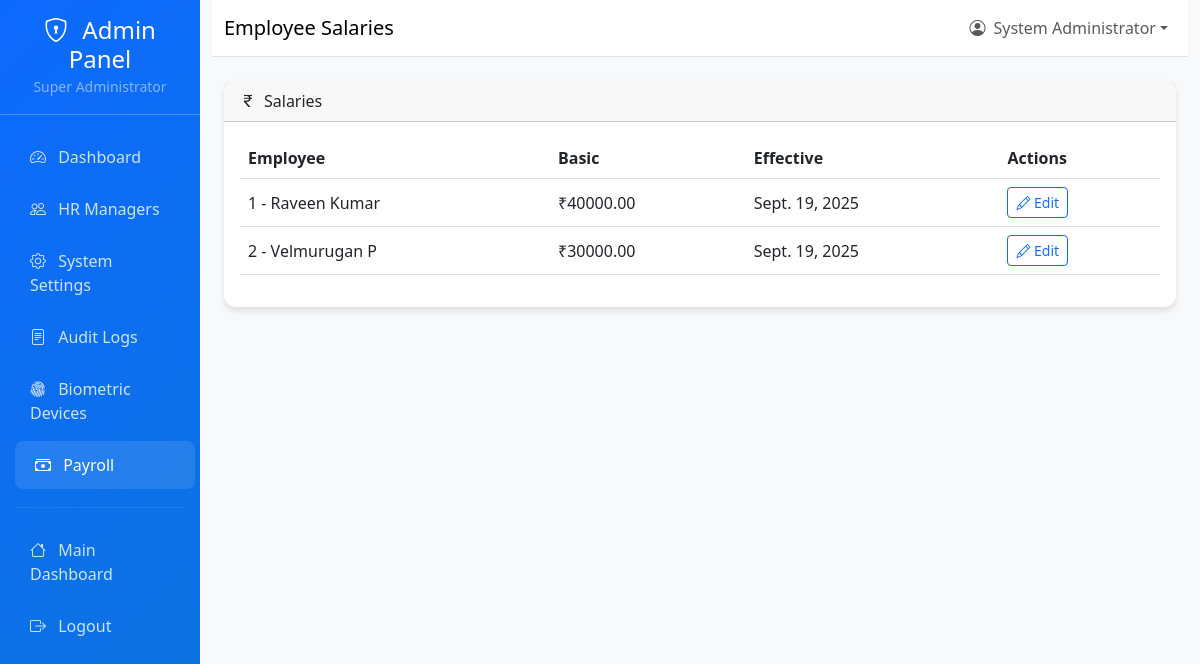
The page /payroll/salaries/ (signed in) on the database its author committed.
### accounts/models.py (models this page shows, shortened)
class User(AbstractUser):
    ROLE_CHOICES = [
        ('employee', 'Employee'),
        ('hr_manager', 'HR Manager'),
        ('super_admin', 'Super Administrator'),
    ]
    role = models.CharField(
        max_length=20,
        choices=ROLE_CHOICES,
        default='employee',
        help_text='User role determines access permissions'
    )
    company = models.ForeignKey(
        'core_hr.Company',
        on_delete=models.SET_NULL,
        null=True,
        blank=True,
        related_name='users',
        help_text='Company this user belongs to'
    )
    created_by = models.ForeignKey(
        'self',
        on_delete=models.SET_NULL,
        null=True,
        blank=True,
        related_name='created_users',
        help_text='User who created this account'
    )
    last_password_change = models.DateTimeField(
        default=timezone.now,
        help_text='Last time password was changed'
    )
    is_active = models.BooleanField(
        default=True,
        help_text='Designates whether this user should be treated as active.'
    )
    class Meta:
        db_table = 'auth_user'
        verbose_name = 'User'
        verbose_name_plural = 'Users'

### payroll/models.py (models this page shows, shortened)
class EmployeeSalary(models.Model):
    SALARY_STATUS_CHOICES = (
        ('pending', 'Pending'),
        ('approved', 'Approved'),
        ('rejected', 'Rejected'),
    )
    employee = models.ForeignKey(Employee, on_delete=models.CASCADE, related_name='salaries')
    basic_salary = models.DecimalField(max_digits=12, decimal_places=2)
    allowances = models.JSONField(default=dict, blank=True)
    effective_date = models.DateField(default=timezone.now)
    status = models.CharField(max_length=10, choices=SALARY_STATUS_CHOICES, default='pending')
    is_active = models.BooleanField(default=False)
    created_at = models.DateTimeField(auto_now_add=True)
    updated_at = models.DateTimeField(auto_now=True)
    created_by = models.ForeignKey(settings.AUTH_USER_MODEL, null=True, blank=True, on_delete=models.SET_NULL, related_name='+')
    updated_by = models.ForeignKey(settings.AUTH_USER_MODEL, null=True, blank=True, on_delete=models.SET_NULL, related_name='+')
    approved_by = models.ForeignKey(settings.AUTH_USER_MODEL, null=True, blank=True, on_delete=models.SET_NULL, related_name='approved_salaries')
    approved_at = models.DateTimeField(null=True, blank=True)
    class Meta:
        ordering = ['-effective_date']
        indexes = [
            models.Index(fields=['employee', 'is_active', 'status']),
            models.Index(fields=['is_active', 'effective_date']),
        ]

### core_hr/models.py (models this page shows, shortened)
class Employee(models.Model):
    user = models.OneToOneField(
        settings.AUTH_USER_MODEL,
        on_delete=models.CASCADE,
        related_name='employee'
    )
    company = models.ForeignKey(
        Company,
        on_delete=models.CASCADE,
        related_name='employees'
    )
    employee_id = models.CharField(max_length=20)
    department = models.ForeignKey(
        Department,
        on_delete=models.SET_NULL,
        null=True,
        blank=True,
        related_name='employees'
    )
    job_title = models.CharField(max_length=100)
    phone = models.CharField(max_length=20, blank=True)
    address = models.TextField(blank=True)
    date_of_birth = models.DateField(null=True, blank=True)
    hire_date = models.DateField(default=timezone.now)
    salary = models.DecimalField(max_digits=10, decimal_places=2, null=True, blank=True)
    is_active = models.BooleanField(default=True)
    created_at = models.DateTimeField(auto_now_add=True)
    updated_at = models.DateTimeField(auto_now=True)
    class Meta:
        unique_together = ['company', 'employee_id']
        ordering = ['company', 'employee_id']
    def __str__(self):
        return f"{self.employee_id} - {self.user.get_full_name()}"

### payroll/views.py (the view)
# urls.py: path('salaries/', views.list_salaries, name='salaries'),
@require_roles('super_admin', 'hr_manager')
@login_required
def list_salaries(request):
    salaries = EmployeeSalary.objects.filter(
        employee__company=request.user.company
    ).select_related('employee__user', 'employee__department', 'created_by', 'updated_by').order_by('-effective_date')
    search = request.GET.get('search', '')
    if search:
        salaries = salaries.filter(
            Q(employee__user__first_name__icontains=search) |
            Q(employee__user__last_name__icontains=search) |
            Q(employee__employee_id__icontains=search)
        )
    status_filter = request.GET.get('status', '')
    if status_filter:
        salaries = salaries.filter(status=status_filter)
    is_active_filter = request.GET.get('is_active', '')
    if is_active_filter:
        salaries = salaries.filter(is_active=is_active_filter.lower() == 'true')
    template_name = 'payroll/admin_salaries.html' if request.user.role == 'super_admin' else 'payroll/salaries.html'
    context = {
        'salaries': salaries,
        'search': search,
        'status_filter': status_filter,
        'is_active_filter': is_active_filter,
        'status_choices': EmployeeSalary.SALARY_STATUS_CHOICES,
    }
    return render(request, template_name, context)

### core_hr/context_processors.py (called while the page is built, shortened)
def company_context(request):
    company = None
    current_date = None
    try:
        company = Company.objects.first()
    except Exception as e:
        company = None
    try:
        if hasattr(request, 'user') and request.user.is_authenticated:
            current_date = getattr(request.user, 'date_joined', None)
    except Exception:
        current_date = None
    return {
        'company': company,
        'current_date': current_date,
    }

### payroll/templates/payroll/admin_salaries.html (shortened to what this page needs)
{% extends 'admin_panel/base.html' %}
{% block page_title %}Employee Salaries{% endblock %}
{% block content %}
<div class="card">
  <div class="card-header"><i class="bi bi-currency-rupee me-2"></i>Salaries</div>
  <div class="card-body">
    <div class="table-responsive">
      <table class="table table-hover align-middle">
        <thead><tr><th>Employee</th><th>Basic</th><th>Effective</th><th>Actions</th></tr></thead>
        <tbody>
          {% for s in salaries %}
          <tr>
            <td>{{ s.employee }}</td>
            <td>₹{{ s.basic_salary }}</td>
            <td>{{ s.effective_date }}</td>
            <td><a class="btn btn-sm btn-outline-primary" href="{% url 'payroll:edit_salary' s.employee.id %}"><i class="bi bi-pencil"></i> Edit</a></td>
          </tr>
          {% empty %}
          <tr><td colspan="4" class="text-center text-muted">No salary records.</td></tr>
          {% endfor %}
        </tbody>
      </table>
    </div>
  </div>
</div>
{% endblock %}

### templates/admin_panel/base.html (shortened to what this page needs)
<!DOCTYPE html>
<html lang="en">
<head>
    <link href="https://cdn.jsdelivr.net/npm/bootstrap@5.3.0/dist/css/bootstrap.min.css" rel="stylesheet">
    <link href="https://cdn.jsdelivr.net/npm/bootstrap-icons@1.10.0/font/bootstrap-icons.css" rel="stylesheet">
</head>
<body>
    <div class="container-fluid">
        <div class="row">
            <div class="col-md-3 col-lg-2 px-0 sidebar">
                <div class="d-flex flex-column">
                    <div class="p-3 text-center border-bottom border-light border-opacity-25">
                        <h4 class="text-white mb-0">
                            <i class="bi bi-shield-lock me-2"></i>
                            Admin Panel
                        </h4>
                        <small class="text-white-50">Super Administrator</small>
                    </div>
                    <nav class="nav flex-column py-3">
                        <a class="nav-link {% if request.resolver_match.url_name == 'admin_dashboard' %}active{% endif %}"
                           href="{% url 'admin_panel:admin_dashboard' %}">
                            <i class="bi bi-speedometer2 me-2"></i>
                            Dashboard
                        </a>
                        <a class="nav-link {% if 'hr_managers' in request.resolver_match.url_name %}active{% endif %}"
                           href="{% url 'admin_panel:hr_managers' %}">
                            <i class="bi bi-people me-2"></i>
                            HR Managers
                        </a>
                        <a class="nav-link {% if 'settings' in request.resolver_match.url_name %}active{% endif %}"
                           href="{% url 'admin_panel:system_settings' %}">
                            <i class="bi bi-gear me-2"></i>
                            System Settings
                        </a>
                        <a class="nav-link {% if 'audit' in request.resolver_match.url_name %}active{% endif %}"
                           href="{% url 'admin_panel:audit_logs' %}">
                            <i class="bi bi-file-text me-2"></i>
                            Audit Logs
                        </a>
                        <a class="nav-link {% if request.resolver_match.url_name == 'biometric_devices' %}active{% endif %}"
                           href="{% url 'admin_panel:biometric_devices' %}">
                            <i class="bi bi-fingerprint me-2"></i>
                            Biometric Devices
                        </a>
                        <a class="nav-link {% if request.resolver_match.namespace == 'payroll' %}active{% endif %}"
                           href="{% url 'payroll:dashboard' %}">
                            <i class="bi bi-cash-stack me-2"></i>
                            Payroll
                        </a>
                        <hr class="border-light border-opacity-25 mx-3">
                        <a class="nav-link" href="{% url 'accounts:dashboard' %}">
                            <i class="bi bi-house me-2"></i>
                            Main Dashboard
                        </a>
                        <a class="nav-link" href="{% url 'accounts:logout' %}">
                            <i class="bi bi-box-arrow-right me-2"></i>
                            Logout
                        </a>
                    </nav>
                </div>
            </div>
            <div class="col-md-9 col-lg-10 main-content">
                <nav class="navbar navbar-expand-lg navbar-light bg-white border-bottom">
                    <div class="container-fluid">
                        <span class="navbar-brand mb-0 h1">
                            {% block page_title %}Super Admin Panel{% endblock %}
                        </span>
                        <div class="navbar-nav ms-auto">
                            <div class="nav-item dropdown">
                                <a class="nav-link dropdown-toggle d-flex align-items-center" href="#"
                                   id="navbarDropdown" role="button" data-bs-toggle="dropdown">
                                    <i class="bi bi-person-circle me-2"></i>
                                    {{ user.get_full_name|default:user.username }}
                                </a>
                            </div>
                        </div>
                    </div>
                </nav>
                <div class="container-fluid py-4">
                    {% block content %}{% endblock %}
                </div>
            </div>
        </div>
    </div>
</body>
</html>

### templates/admin_panel/base.html (style rules this page uses)
:root { --admin-primary: #0d6aff; --admin-secondary: #f8f9fa; --admin-accent: #5ba8d2; }
.sidebar { min-height: 100vh; background: linear-gradient(135deg, var(--admin-primary), #0c74dc); box-shadow: 2px 0 10px rgba(0,0,0,0.1); }
.sidebar .nav-link { color: rgba(255,255,255,0.8); padding: 12px 20px; margin: 2px 10px; border-radius: 8px; transition: all 0.3s ease; }
.sidebar .nav-link:hover, .sidebar .nav-link.active { color: white; background: rgba(255,255,255,0.1); transform: translateX(5px); }
.main-content { background: var(--admin-secondary); min-height: 100vh; }
.card { border: none; border-radius: 12px; box-shadow: 0 4px 6px rgba(0,0,0,0.1); }

### rows shown on the page
EmployeeSalary: employee "1 - Raveen Kumar", basic_salary "40000.00", effective_date "Sept. 19, 2025"
EmployeeSalary: employee "2 - Velmurugan P", basic_salary "30000.00", effective_date "Sept. 19, 2025"

### other values the page prints
{{ user.get_full_name|default:user.username }} "System Administrator"
